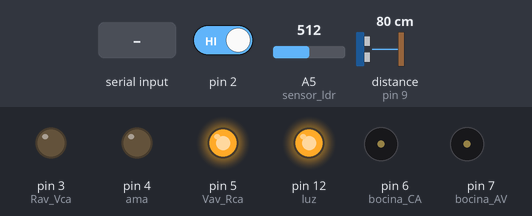
Simulated run of this sketch. Board: Arduino Uno, built with avr-gcc and run on an emulated ATmega328P. Shown: output pins drawn as LEDs (lit = HIGH), buzzer (waves = sounding, pin HIGH). Wiring (inferred from the names in the program): ultrasonic range finder: trigger pin 8; echo pin 9. Dashed ring = blinking. Inputs (shaded band) come from the test bench; at power-on: pin 2 HIGH, A5 (sensor_ldr) = 512, distance to the obstacle (sensor on pin 9) 80 cm. The echo pulse lasts 58.3 µs per cm; pins used as bus, display or sensor lines are not drawn.

Above: at 1.2 s.
1.3 s: pin 2 driven LOW
At 1.7 s:
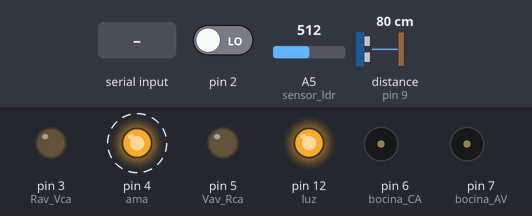
4.3 s: "c" received over Serial
At 5.1 s:
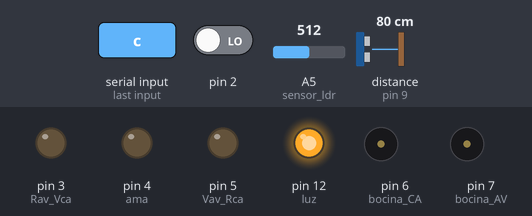
7.3 s: "a" received over Serial
At 7.7 s:
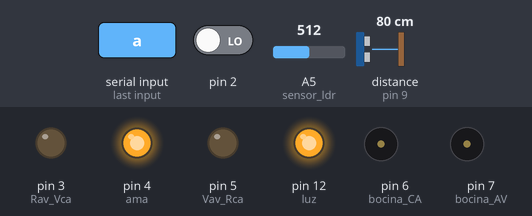
Timing chart, 0 to 19.3 s (numbered marks = the images above; inputs shaded):
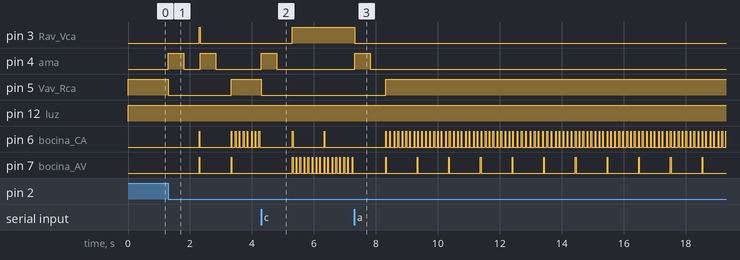

Measured:
- after the input at 1.3 s, pin 3 (Rav_Vca): LOW → HIGH after 1.0 s, → LOW 0.03 s later; pin 4 (ama): alternates HIGH for 0.50 s and LOW for 0.53 s, 4 changes in all, then stays LOW, starting at once
- after the input at 4.3 s, pin 3 (Rav_Vca): LOW → HIGH after 1.0 s; pin 4 (ama): LOW → HIGH at once, → LOW 0.50 s later; pin 5 (Vav_Rca): HIGH → LOW at once; pin 6 (bocina_CA): alternates HIGH for 0.02 s and LOW for 1.0 s, starting after 1.0 s; pin 7 (bocina_AV): alternates HIGH for 0.02 s and LOW for 0.10 s, starting after 1.0 s
- after the input at 7.3 s, pin 3 (Rav_Vca): HIGH → LOW at once; pin 4 (ama): LOW → HIGH at once, → LOW 0.50 s later; pin 5 (Vav_Rca): LOW → HIGH after 1.0 s; pin 6 (bocina_CA): alternates HIGH for 0.02 s and LOW for 0.10 s, starting after 1.0 s; pin 7 (bocina_AV): alternates HIGH for 0.02 s and LOW for 1.0 s, starting after 1.0 s

The sketch:

codigo_tp_soa.ino
```cpp
//LIMITE DISTANCIA
#define LIMITE                         10    // Limite en cm para que el sensor de ultrasonido coinsidere que hay un vehiculo
//LIMITE LUZ
#define LIMITE_LUZ                     600   // Limite para que la resistencia LDR coinsidere que hay poca luz

//TIEMPOS DE CRUCE
#define TIEMPO_ESPERA                  3000  // Tiempo que espera un auto para cruzar la avenida
#define TIEMPO_PASO_CA_CO              6000  // Tiempo que permanece en verde el semaforo de la calle para que los autos crucen la avenida cuando hay pocos autos
#define TIEMPO_PASO_CA_LA              8000  // Tiempo que permanece en verde el semaforo de la calle para que los autos crucen la avenida cuando hay muchos autos
#define TIEMPO_PASO_AV                 10000 // Tiempo que permanece en verde el semaforo de la avenida para que los autos crucen la calle
#define TIEMPO_PASO_PEATON             1000  // Tiempo de cruce que se le otorga al peaton cuando presiona el boton
#define TIEMPO_EMERGENCIA              15000 // Tiempo de paso que se asigna cuando se cambia el estado desde la app


//NO CAMBIAR
#define SONIDO_RAP                     100   // Se puede cruzar
#define SONIDO_LENTO                   1000  // No se puede cruzar

//SENSORES
#define emisor_s1       8
#define receptor_s1     9

#define emisor_s2       10
#define receptor_s2     11

//SEMAFOROS
#define Rav_Vca    3  //ROJO AVENIDA Y VERDE CALLE
#define ama        4 // AMARILLOS
#define Vav_Rca    5 // VERDE AVENIDA Y ROJO CALLE

//Bocinas
#define bocina_CA  6
#define bocina_AV  7

//Alumbrado
#define luz 12
#define sensor_ldr A5


//DECLARO LAS FUNCIONES
long TomarDatosSensor();
void MostrarDatos(long, int);
void AbrirCalle(int);
void AbrirAvenida();
void AbrirAvenida(int);
boolean HayAuto(long);
boolean ExcedioEspera(unsigned long, unsigned long);
void CambiarSemaforo(const char);
void EmitirSonidoLento(int);
void EmitirSonidoRap(int);
void BocinasLow();
void atender();
void LeerBuffer();
void Actuar();
void VerificarEmergencia();
void VerificarAlumbrado();

unsigned long t_rap = 0, t_lento = 0;
volatile int hay_peaton = 0;
volatile char datoBT;
volatile int valor_ldr;

void setup() {
       Serial.begin (9600);

       //SETEO LOS SENSORES
       //SENSOR 1
       pinMode(emisor_s1, OUTPUT);
       pinMode(receptor_s1, INPUT);

       //SENSOR 2
       pinMode(emisor_s2, OUTPUT);
       pinMode(receptor_s2, INPUT);

       //SETEO LOS PIN COMO SALIDAS DE LUCES
       pinMode(Rav_Vca, OUTPUT);
       pinMode(ama, OUTPUT);
       pinMode(Vav_Rca, OUTPUT);

       //SETEO LOS PIN COMO SALIDAS DE SONIDO
       pinMode(bocina_CA, OUTPUT);
       pinMode(bocina_AV, OUTPUT);

       //SETEO EL PIN COMO SALIDA DE ALUMBRADO
       pinMode(luz,OUTPUT);
       pinMode(sensor_ldr,INPUT);

       //INICIO LOS SEMAFOROS
       digitalWrite(Rav_Vca, LOW);
       digitalWrite(ama, LOW);
       digitalWrite(Vav_Rca, HIGH);

       //INICIO LAS BOCINAS
       digitalWrite(bocina_CA, LOW);
       digitalWrite(bocina_AV, LOW);

       //INICIO EL ALUMBRADO
       digitalWrite(luz,LOW);

       //INTERRUPCIONES
      attachInterrupt(0, atender , FALLING);

}

void loop() {
    //Distancia del objeto al sensor
     long sensor1, sensor2;

    //Estas varibles se usan para determinar si paso el tiempo el cual debe esperar un auto para cruzar
    //Se hace con la funcion millis para no dejar al procesador ocioso, de esta manera mientras espero el tiempo determinado puedo ejecutar otras instrucciones
     unsigned long t_inicial, t_final;

     VerificarEmergencia();
     VerificarAlumbrado(); // esta lectura se hace esporadicamente debido a que el sol cae muy lentamente, no tiene sentido preguntar en tiempos de maquina la cantidad de luz solar.

     sensor1 = TomarDatosSensor(emisor_s1, receptor_s1);

     t_inicial = millis();

     while(HayAuto(sensor1)){

          VerificarEmergencia();

          EmitirSonidoLento(bocina_AV);
          EmitirSonidoRap(bocina_CA);

          if (digitalRead(Rav_Vca) == HIGH)                         // Sin este if, el verde de la calle quedara permanentemente prendido
            break;

          sensor2 = TomarDatosSensor(emisor_s2, receptor_s2);

          t_final = millis();

          if(HayAuto(sensor2)){                                    //Si estan activos los 2 sensores abre el semaforo de la calle para que crucen la avenida
              AbrirCalle(TIEMPO_PASO_CA_LA);
              BocinasLow();
          }
          else{                                                   //Si solo esta activo solo el primer sensor el auto debe esperar el tiempo determinado para cruzar la avenida
              if(ExcedioEspera(t_inicial, t_final)){
                  AbrirCalle(TIEMPO_PASO_CA_CO);
                  BocinasLow();
          }

          }
          sensor1 = TomarDatosSensor(emisor_s1, receptor_s1);
     }

     if(digitalRead(Rav_Vca) == HIGH){ // Si el rojo de la avenida esta encendido significa q estan habilitados a cruzar los autos de la calle. Entonces, se abre la avenida dandole el tiempo determinado para que crucen
        AbrirAvenida(TIEMPO_PASO_AV);
        BocinasLow();
     }
     else{                            /// Si el rojo de la avenida esta apagado significa ya estaban habilidatos de antes para cruzar, entonces no se les respeta el tiempo si hay autos en la calle
        AbrirAvenida();
        if(hay_peaton){
           AbrirCalle(TIEMPO_PASO_PEATON);
           BocinasLow();
           hay_peaton = 0;
        }


     }


}

//FUNCIONES DE SENSOR
long TomarDatosSensor(int emisor, int receptor){
     long duracion, distancia;
     digitalWrite(emisor, LOW);        // Nos aseguramos de que el trigger está desactivado
     delayMicroseconds(2);              // Para asegurarnos de que el trigger esta LOW
     digitalWrite(emisor, HIGH);       // Activamos el pulso de salida
     delayMicroseconds(10);             // Esperamos 10µs. El pulso sigue active este tiempo
     digitalWrite(emisor, LOW);        // Cortamos el pulso y a esperar el echo
     duracion = pulseIn(receptor, HIGH);
     distancia = duracion / 2 / 29.1  ;//Calculo para distancia en cm
     return distancia;
}

boolean HayAuto(long sensor){
  if(sensor < LIMITE)
    return true;
  else
    return false;
}

boolean ExcedioEspera(unsigned long t_ini, unsigned long t_fin){
    if(t_fin - t_ini > TIEMPO_ESPERA)
      return true;
    else
      return false;
}

void MostrarDatos(long distancia, int n_sensor){
  Serial.println( "Sensor " + String(n_sensor) + " : " + String(distancia) + " cm.") ; // Muestra por pantalla los datos del sensor
}

//FUNCIONES DE SEMAFORO
void CambiarSemaforo(const char queAbro){
if(queAbro == 'C'){
    if (digitalRead(Rav_Vca) == LOW){
      digitalWrite(Vav_Rca, LOW);
      digitalWrite(ama, HIGH);
      delay (500);
      digitalWrite(ama, LOW);
      delay (500);
      }
    digitalWrite (Rav_Vca, HIGH);
    return;
  }
  else{
    if(digitalRead(Vav_Rca) == LOW){
    digitalWrite(Rav_Vca, LOW);
    digitalWrite(ama, HIGH);
    delay(500);
    digitalWrite(ama, LOW);
    delay(500);
    }
    digitalWrite(Vav_Rca, HIGH);
    return;
    }

}

void AbrirAvenida(){
   CambiarSemaforo('A');
   EmitirSonidoLento(bocina_AV);
   EmitirSonidoRap(bocina_CA);
   return;
}

void AbrirAvenida(int tiempo_de_paso){
  unsigned long t_ini, t_fin;
  t_ini = millis();
  t_fin = millis();
  while(t_fin - t_ini < tiempo_de_paso){
    if(digitalRead(Rav_Vca) == HIGH){
        CambiarSemaforo('A');
    }
    VerificarEmergencia();
    EmitirSonidoLento(bocina_AV);
    EmitirSonidoRap(bocina_CA);
    delay(20);                 //No tengo idea porque, pero sin este delay se hace cualquier cosa
    t_fin = millis();
  }
  return;
}

void AbrirCalle(int tiempo){
  unsigned long t_ini, t_fin;
  t_ini = millis();
  t_fin = millis();
  //Serial.println("abrio calle");
  while(t_fin - t_ini < tiempo){
    if(digitalRead(Vav_Rca) == HIGH){
        CambiarSemaforo('C');
    }
    VerificarEmergencia();
    EmitirSonidoLento(bocina_CA);
    EmitirSonidoRap(bocina_AV);
    delay(20);                 //No tengo idea porque, pero sin este delay se hace cualquier cosa
    t_fin = millis();
  }
  return;
}

//FUNCIONES DE BOCINAS
void EmitirSonidoLento(int nro_bocina){
    if(millis() > t_lento){
      if(digitalRead(nro_bocina) == HIGH && millis()*2 > t_lento ){
        digitalWrite(nro_bocina, LOW);
        t_lento = millis() + SONIDO_LENTO;
      }
      else
       digitalWrite(nro_bocina, HIGH);

    }

  return;
}

void EmitirSonidoRap(int nro_bocina){
    if(millis() > t_rap){
      if(digitalRead(nro_bocina) == HIGH && millis()*2 > t_rap ){
        digitalWrite(nro_bocina, LOW);
        t_rap = millis() + SONIDO_RAP;
      }
      else
       digitalWrite(nro_bocina, HIGH);

    }

  return;
}

void BocinasLow(){
    digitalWrite(bocina_CA, LOW);
    digitalWrite(bocina_AV, LOW);
    return;
}

//FUNCIONES DE INTERRUPCION
void atender(){
    hay_peaton = 1;
}

//FUNCIONES DE EMERGENCIA (APP BLUETOOTH)
void LeerBuffer(){
  datoBT = Serial.read();
}

void Actuar(){
  if(datoBT == 'a')
      AbrirAvenida(TIEMPO_EMERGENCIA);
  if(datoBT == 'c')
      AbrirCalle(TIEMPO_EMERGENCIA);
}

void VerificarEmergencia(){
   if(Serial.available()){
     LeerBuffer();
     Actuar();
     Serial.flush();
   }
}

//FUNCIONES DE ALUMBRADO
//Un poco de teoria, cuando el ldr recibe mas luz, disminuye su resistencia. Si disminuye su resistencia la d.d.p. es menor entonces la arduino lee un valor mayor

void VerificarAlumbrado(){
 valor_ldr = analogRead(sensor_ldr);                    //Leo el valor del pin analogico
 //Serial.println(valor_ldr);
   if (valor_ldr < LIMITE_LUZ && digitalRead(luz) == LOW)     //Si es menor al limite y esta apagado
      digitalWrite(luz,HIGH);                                 //Enciendo el alumbrado publico
   if(valor_ldr >= LIMITE_LUZ && digitalRead(luz) == HIGH)   //Si es menor al limite y esta prendido
      digitalWrite(luz,LOW);                                 //Apago el alumbrado
}
```
